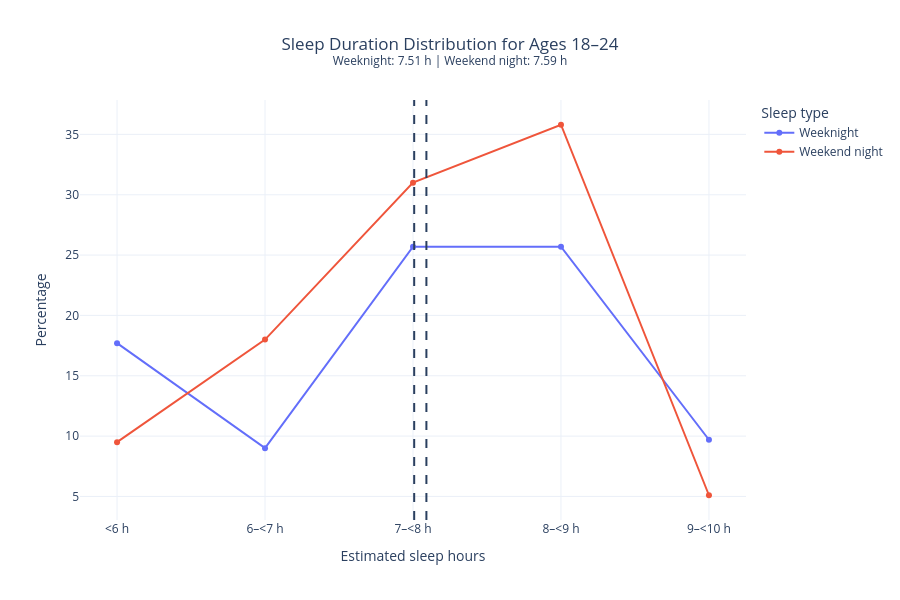

Notebook cell for this chart:
### Code cell
import re
import pandas as pd
import plotly.express as px

sleep_graph = sleep_combined.copy()

sleep_graph = sleep_graph[
    sleep_graph["category"].astype(str).str.contains(
        "Less than|to less than|hours or more",
        na=False
    )
].copy()

sleep_graph["value"] = pd.to_numeric(sleep_graph["value"], errors="coerce")

def estimate_midpoint(label):
    text = str(label).strip().lower()

    m = re.search(r"(\d+(?:\.\d+)?)\s+to\s+less\s+than\s+(\d+(?:\.\d+)?)", text)
    if m:
        low = float(m.group(1))
        high = float(m.group(2))
        return (low + high) / 2

    m = re.search(r"less than\s+(\d+(?:\.\d+)?)", text)
    if m:
        return float(m.group(1)) - 0.5

    m = re.search(r"(\d+(?:\.\d+)?)\s+hours?\s+or\s+more", text)
    if m:
        return float(m.group(1)) + 0.5

    return None

sleep_graph["midpoint_hours"] = sleep_graph["category"].apply(estimate_midpoint)

def short_label(label):
    text = str(label).strip()
    text = text.replace("Less than ", "<")
    text = text.replace(" to less than ", "–<")
    text = text.replace(" hours or more", "+ h")
    text = text.replace(" hours", " h")
    return text

sleep_graph["category_short"] = sleep_graph["category"].apply(short_label)

avg_sleep = (
    sleep_graph.groupby("sleep_type")
    .apply(lambda x: (x["midpoint_hours"] * x["value"]).sum() / x["value"].sum())
    .reset_index(name="avg_hours")
)

print(avg_sleep)

avg_map = dict(zip(avg_sleep["sleep_type"], avg_sleep["avg_hours"]))

subtitle_parts = []
if "Weeknight" in avg_map:
    subtitle_parts.append(f"Weeknight: {avg_map['Weeknight']:.2f} h")
if "Weekend night" in avg_map:
    subtitle_parts.append(f"Weekend night: {avg_map['Weekend night']:.2f} h")
if "Overall night" in avg_map:
    subtitle_parts.append(f"Overall night: {avg_map['Overall night']:.2f} h")

subtitle = " | ".join(subtitle_parts)

fig = px.line(
    sleep_graph,
    x="midpoint_hours",
    y="value",
    color="sleep_type",
    markers=True,
    title=f"Sleep Duration Distribution for Ages 18–24<br><sup>{subtitle}</sup>",
    labels={
        "midpoint_hours": "Estimated sleep hours",
        "value": "Percentage",
        "sleep_type": "Sleep type"
    },
    hover_data={
        "category_short": True,
        "value": ":.1f"
    }
)

fig.update_traces(
    mode="lines+markers",
    hovertemplate=(
        "Sleep type: %{fullData.name}<br>"
        "Band: %{customdata[0]}<br>"
        "Percentage: %{y:.1f}%<extra></extra>"
    )
)

for _, row in avg_sleep.iterrows():
    fig.add_vline(
        x=row["avg_hours"],
        line_dash="dash",
        line_width=2
    )

fig.update_layout(
    template="plotly_white",
    height=600,
    title_x=0.5,
    xaxis=dict(
        tickmode="array",
        tickvals=[5.5, 6.5, 7.5, 8.5, 9.5, 10.5],
        ticktext=["<6 h", "6–<7 h", "7–<8 h", "8–<9 h", "9–<10 h", "10+ h"]
    )
)

fig.show()

### Figure 1 — Plotly figure (JSON) as saved in the notebook; plotly's stock layout.template omitted (floating-point values rounded to 4 significant figures)
{"data": [{"customdata": [["<6 h"], ["6–<7 h"], ["7–<8 h"], ["8–<9 h"], ["9–<10 h"]], "hovertemplate": "Sleep type: %{fullData.name}<br>Band: %{customdata[0]}<br>Percentage: %{y:.1f}%<extra></extra>", "legendgroup": "Weeknight", "line": {"color": "#636efa", "dash": "solid"}, "marker": {"symbol": "circle"}, "mode": "lines+markers", "name": "Weeknight", "orientation": "v", "showlegend": true, "type": "scatter", "x": [5.5, 6.5, 7.5, 8.5, 9.5], "xaxis": "x", "y": [17.7, 9.0, 25.7, 25.7, 9.7], "yaxis": "y"}, {"customdata": [["<6 h"], ["6–<7 h"], ["7–<8 h"], ["8–<9 h"], ["9–<10 h"]], "hovertemplate": "Sleep type: %{fullData.name}<br>Band: %{customdata[0]}<br>Percentage: %{y:.1f}%<extra></extra>", "legendgroup": "Weekend night", "line": {"color": "#EF553B", "dash": "solid"}, "marker": {"symbol": "circle"}, "mode": "lines+markers", "name": "Weekend night", "orientation": "v", "showlegend": true, "type": "scatter", "x": [5.5, 6.5, 7.5, 8.5, 9.5], "xaxis": "x", "y": [9.5, 18.0, 31.0, 35.8, 5.1], "yaxis": "y"}], "layout": {"height": 600, "legend": {"title": {"text": "Sleep type"}, "tracegroupgap": 0}, "shapes": [{"line": {"dash": "dash", "width": 2}, "type": "line", "x0": 7.591, "x1": 7.591, "xref": "x", "y0": 0, "y1": 1, "yref": "y domain"}, {"line": {"dash": "dash", "width": 2}, "type": "line", "x0": 7.508, "x1": 7.508, "xref": "x", "y0": 0, "y1": 1, "yref": "y domain"}], "title": {"text": "Sleep Duration Distribution for Ages 18–24<br><sup>Weeknight: 7.51 h | Weekend night: 7.59 h</sup>", "x": 0.5}, "xaxis": {"anchor": "y", "domain": [0, 1], "tickmode": "array", "ticktext": ["<6 h", "6–<7 h", "7–<8 h", "8–<9 h", "9–<10 h", "10+ h"], "tickvals": [5.5, 6.5, 7.5, 8.5, 9.5, 10.5], "title": {"text": "Estimated sleep hours"}}, "yaxis": {"anchor": "x", "domain": [0, 1], "title": {"text": "Percentage"}}}}
